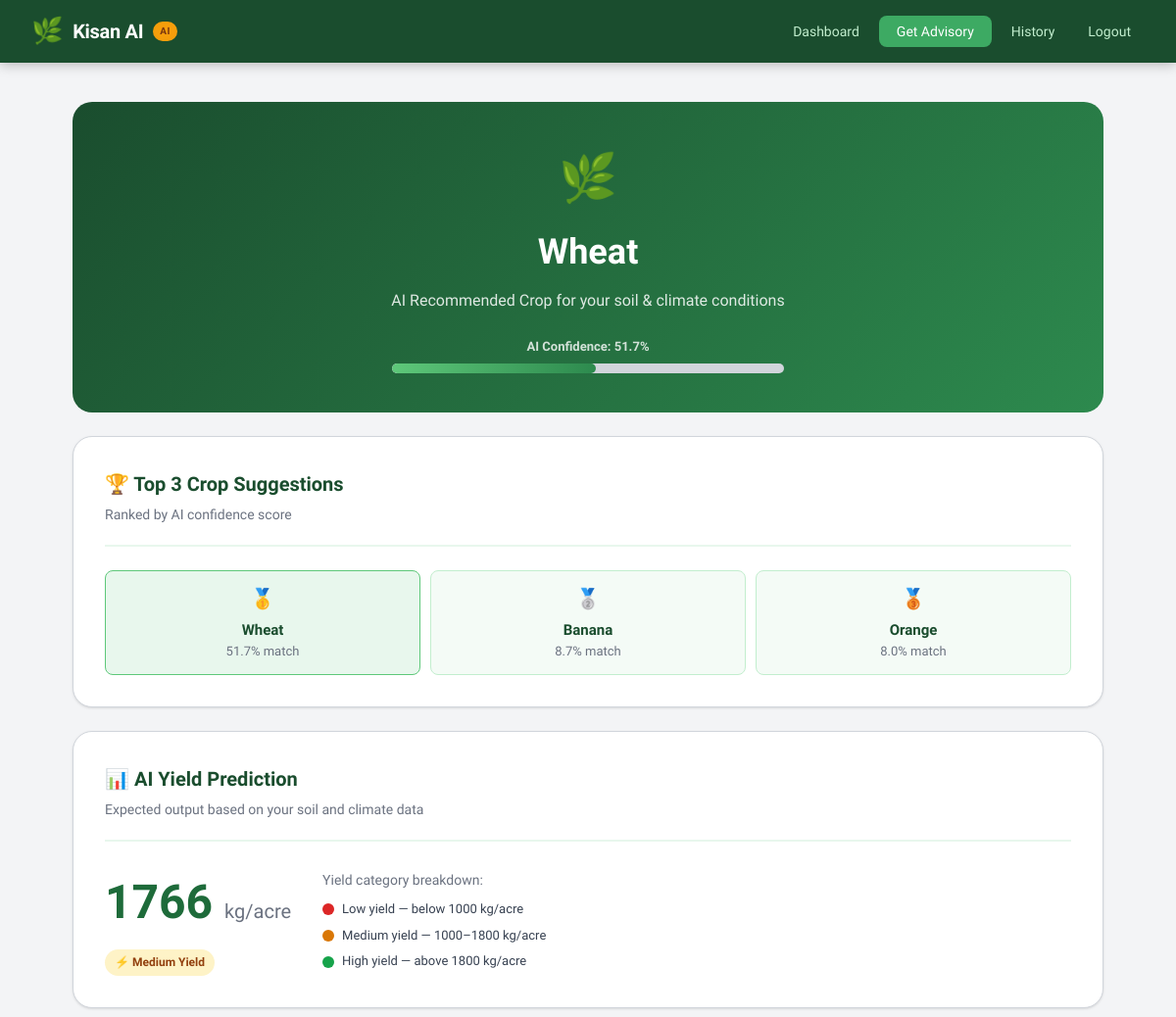
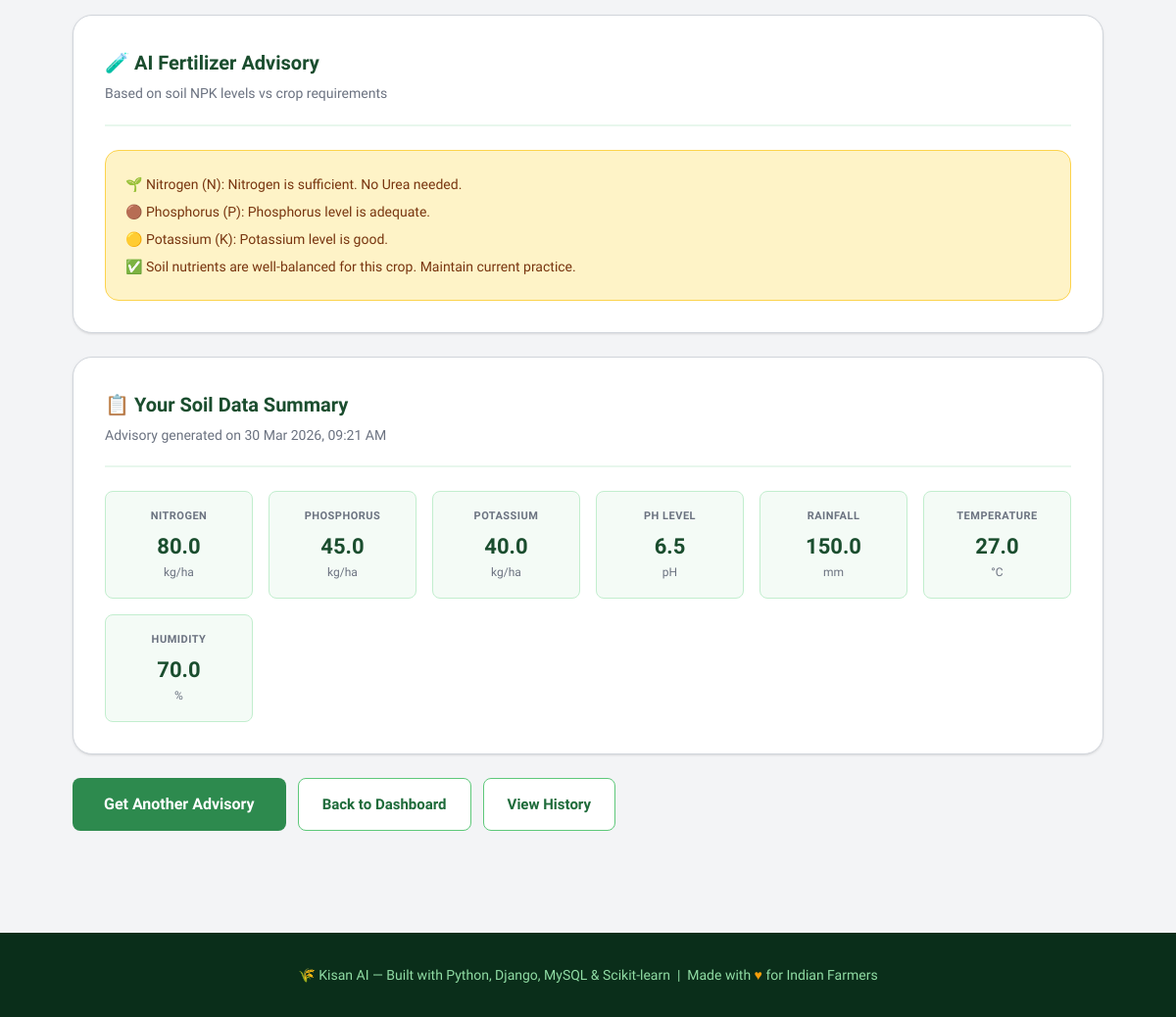
Page /result/1/ (signed in) on the committed database (2 pictures, top to bottom).
### core/models.py (models this page shows, shortened)
class CropAdvisory(models.Model):
    SEASON_CHOICES = [
        ('kharif', 'Kharif (June-Nov)'),
        ('rabi', 'Rabi (Nov-April)'),
        ('zaid', 'Zaid (March-June)'),
    ]
    farmer = models.ForeignKey(User, on_delete=models.CASCADE, related_name='advisories')
    nitrogen = models.FloatField(help_text='N content in soil (kg/ha)')
    phosphorus = models.FloatField(help_text='P content in soil (kg/ha)')
    potassium = models.FloatField(help_text='K content in soil (kg/ha)')
    ph_value = models.FloatField(help_text='Soil pH (0-14)')
    rainfall = models.FloatField(help_text='Average rainfall in mm')
    temperature = models.FloatField(help_text='Average temperature in Celsius')
    humidity = models.FloatField(help_text='Humidity percentage')
    season = models.CharField(max_length=20, choices=SEASON_CHOICES, default='kharif')
    recommended_crop = models.CharField(max_length=100)
    confidence_score = models.FloatField(default=0.0)
    top_3_crops = models.JSONField(default=list)
    predicted_yield = models.FloatField(null=True, blank=True, help_text='Predicted yield in kg/acre')
    yield_category = models.CharField(max_length=20, default='medium')  # low/medium/high
    fertilizer_suggestion = models.TextField(blank=True)
    created_at = models.DateTimeField(auto_now_add=True)
    notes = models.TextField(blank=True)
    class Meta:
        ordering = ['-created_at']

### core/views.py (the view)
# urls.py: path('result/<int:pk>/', views.result_view, name='result'),
@login_required
def result_view(request, pk):
    advisory = get_object_or_404(CropAdvisory, pk=pk, farmer=request.user)
    return render(request, 'core/result.html', {'advisory': advisory})

### templates/core/result.html (shortened to what this page needs)
{% extends 'core/base.html' %}
{% block content %}
<div class="result-hero">
  <div class="crop-icon">
    {% with advisory.recommended_crop as c %}
      {% if c == 'rice' %}🌾{% elif c == 'maize' %}🌽{% elif c == 'wheat' %}🌿{% elif c == 'cotton' %}🌸
      {% elif c == 'banana' %}🍌{% elif c == 'mango' %}🥭{% elif c == 'grapes' %}🍇{% elif c == 'watermelon' %}🍉
      {% elif c == 'coconut' %}🥥{% elif c == 'papaya' %}🍑{% elif c == 'orange' %}🍊{% elif c == 'pomegranate' %}❤️
      {% else %}🌱{% endif %}
    {% endwith %}
  </div>
  <h1 style="text-transform:capitalize;">{{ advisory.recommended_crop }}</h1>
  <p>AI Recommended Crop for your soil &amp; climate conditions</p>
  <div class="confidence-bar-wrap" style="max-width:400px;margin:1.5rem auto 0;">
    <div class="confidence-label" style="color:rgba(255,255,255,.8);">AI Confidence: {{ advisory.confidence_score|floatformat:1 }}%</div>
    <div class="confidence-bar">
      <div class="confidence-fill" style="width:{{ advisory.confidence_score|floatformat:0 }}%;"></div>
    </div>
  </div>
</div>
<div class="card" style="margin-bottom:1.5rem;">
  <div class="card-header">
    <div class="card-title">🏆 Top 3 Crop Suggestions</div>
    <div class="card-subtitle">Ranked by AI confidence score</div>
  </div>
  <div class="top3-grid">
    {% for item in advisory.top_3_crops %}
    <div class="top3-card {% if forloop.first %}rank1{% endif %}">
      {% if forloop.first %}<div style="font-size:20px;margin-bottom:4px;">🥇</div>
      {% elif forloop.counter == 2 %}<div style="font-size:20px;margin-bottom:4px;">🥈</div>
      {% else %}<div style="font-size:20px;margin-bottom:4px;">🥉</div>{% endif %}
      <div class="top3-name">{{ item.crop }}</div>
      <div class="top3-score">{{ item.score }}% match</div>
    </div>
    {% endfor %}
  </div>
</div>
<div class="card" style="margin-bottom:1.5rem;">
  <div class="card-header">
    <div class="card-title">📊 AI Yield Prediction</div>
    <div class="card-subtitle">Expected output based on your soil and climate data</div>
  </div>
  <div style="display:flex;align-items:center;gap:2rem;flex-wrap:wrap;">
    <div>
      <div style="font-size:48px;font-weight:700;color:var(--green-700);">
        {{ advisory.predicted_yield|floatformat:0 }}
        <span style="font-size:20px;font-weight:400;color:var(--gray-500);">kg/acre</span>
      </div>
      <div style="margin-top:8px;">
        <span class="badge badge-{{ advisory.yield_category }}">
          {% if advisory.yield_category == 'high' %}✅ High Yield
          {% elif advisory.yield_category == 'medium' %}⚡ Medium Yield
          {% else %}⚠️ Low Yield{% endif %}
        </span>
      </div>
    </div>
    <div style="flex:1;min-width:200px;">
      <div style="font-size:14px;color:var(--gray-500);margin-bottom:8px;">Yield category breakdown:</div>
      <div style="display:flex;flex-direction:column;gap:6px;">
        <div style="display:flex;align-items:center;gap:8px;">
          <div style="width:12px;height:12px;border-radius:50%;background:#dc2626;"></div>
          <span style="font-size:13px;color:var(--gray-700);">Low yield — below 1000 kg/acre</span>
        </div>
        <div style="display:flex;align-items:center;gap:8px;">
          <div style="width:12px;height:12px;border-radius:50%;background:#d97706;"></div>
          <span style="font-size:13px;color:var(--gray-700);">Medium yield — 1000–1800 kg/acre</span>
        </div>
        <div style="display:flex;align-items:center;gap:8px;">
          <div style="width:12px;height:12px;border-radius:50%;background:#16a34a;"></div>
          <span style="font-size:13px;color:var(--gray-700);">High yield — above 1800 kg/acre</span>
        </div>
      </div>
    </div>
  </div>
</div>
<div class="card" style="margin-bottom:1.5rem;">
  <div class="card-header">
    <div class="card-title">🧪 AI Fertilizer Advisory</div>
    <div class="card-subtitle">Based on soil NPK levels vs crop requirements</div>
  </div>
  <div class="fertilizer-box">{{ advisory.fertilizer_suggestion }}</div>
</div>
<div class="card" style="margin-bottom:1.5rem;">
  <div class="card-header">
    <div class="card-title">📋 Your Soil Data Summary</div>
    <div class="card-subtitle">Advisory generated on {{ advisory.created_at|date:"d M Y, h:i A" }}</div>
  </div>
  <div style="display:grid;grid-template-columns:repeat(auto-fit,minmax(140px,1fr));gap:1rem;">
    {% for label, val, unit in soil_data %}
    <div style="text-align:center;padding:1rem;background:var(--green-50);border-radius:var(--radius-sm);border:1px solid var(--green-200);">
      <div style="font-size:11px;font-weight:600;color:var(--gray-500);text-transform:uppercase;letter-spacing:.5px;">{{ label }}</div>
      <div style="font-size:22px;font-weight:700;color:var(--green-800);margin-top:4px;">{{ val }}</div>
      <div style="font-size:12px;color:var(--gray-500);">{{ unit }}</div>
    </div>
    {% empty %}
    <div style="text-align:center;padding:1rem;background:var(--green-50);border-radius:var(--radius-sm);border:1px solid var(--green-200);">
      <div style="font-size:11px;font-weight:600;color:var(--gray-500);text-transform:uppercase;letter-spacing:.5px;">Nitrogen</div>
      <div style="font-size:22px;font-weight:700;color:var(--green-800);margin-top:4px;">{{ advisory.nitrogen }}</div>
      <div style="font-size:12px;color:var(--gray-500);">kg/ha</div>
    </div>
    <div style="text-align:center;padding:1rem;background:var(--green-50);border-radius:var(--radius-sm);border:1px solid var(--green-200);">
      <div style="font-size:11px;font-weight:600;color:var(--gray-500);text-transform:uppercase;letter-spacing:.5px;">Phosphorus</div>
      <div style="font-size:22px;font-weight:700;color:var(--green-800);margin-top:4px;">{{ advisory.phosphorus }}</div>
      <div style="font-size:12px;color:var(--gray-500);">kg/ha</div>
    </div>
    <div style="text-align:center;padding:1rem;background:var(--green-50);border-radius:var(--radius-sm);border:1px solid var(--green-200);">
      <div style="font-size:11px;font-weight:600;color:var(--gray-500);text-transform:uppercase;letter-spacing:.5px;">Potassium</div>
      <div style="font-size:22px;font-weight:700;color:var(--green-800);margin-top:4px;">{{ advisory.potassium }}</div>
      <div style="font-size:12px;color:var(--gray-500);">kg/ha</div>
    </div>
    <div style="text-align:center;padding:1rem;background:var(--green-50);border-radius:var(--radius-sm);border:1px solid var(--green-200);">
      <div style="font-size:11px;font-weight:600;color:var(--gray-500);text-transform:uppercase;letter-spacing:.5px;">pH Level</div>
      <div style="font-size:22px;font-weight:700;color:var(--green-800);margin-top:4px;">{{ advisory.ph_value }}</div>
      <div style="font-size:12px;color:var(--gray-500);">pH</div>
    </div>
    <div style="text-align:center;padding:1rem;background:var(--green-50);border-radius:var(--radius-sm);border:1px solid var(--green-200);">
      <div style="font-size:11px;font-weight:600;color:var(--gray-500);text-transform:uppercase;letter-spacing:.5px;">Rainfall</div>
      <div style="font-size:22px;font-weight:700;color:var(--green-800);margin-top:4px;">{{ advisory.rainfall }}</div>
      <div style="font-size:12px;color:var(--gray-500);">mm</div>
    </div>
    <div style="text-align:center;padding:1rem;background:var(--green-50);border-radius:var(--radius-sm);border:1px solid var(--green-200);">
      <div style="font-size:11px;font-weight:600;color:var(--gray-500);text-transform:uppercase;letter-spacing:.5px;">Temperature</div>
      <div style="font-size:22px;font-weight:700;color:var(--green-800);margin-top:4px;">{{ advisory.temperature }}</div>
      <div style="font-size:12px;color:var(--gray-500);">°C</div>
    </div>
    <div style="text-align:center;padding:1rem;background:var(--green-50);border-radius:var(--radius-sm);border:1px solid var(--green-200);">
      <div style="font-size:11px;font-weight:600;color:var(--gray-500);text-transform:uppercase;letter-spacing:.5px;">Humidity</div>
      <div style="font-size:22px;font-weight:700;color:var(--green-800);margin-top:4px;">{{ advisory.humidity }}</div>
      <div style="font-size:12px;color:var(--gray-500);">%</div>
    </div>
    {% endfor %}
  </div>
</div>
<div style="display:flex;gap:12px;flex-wrap:wrap;">
  <a href="{% url 'get_advisory' %}" class="btn btn-primary btn-lg">Get Another Advisory</a>
  <a href="{% url 'dashboard' %}" class="btn btn-outline">Back to Dashboard</a>
  <a href="{% url 'history' %}" class="btn btn-outline">View History</a>
</div>
{% endblock %}

### templates/core/base.html (style rules this page uses)
:root { --green-900: #0a2e1a; --green-800: #1a4d2e; --green-700: #1e6b3a; --green-600: #2d8a4e; --green-500: #3daa63; --green-400: #5ec87a; --green-300: #90dca4; --green-200: #c2eece; --green-100: #e8f7ed; --green-50: #f4fbf6; --amber-500: #d97706; --amber-400: #f59e0b; --amber-100: #fef3c7; --brown-700: #78350f; --soil: #8b5e3c; --sky: #0ea5e9; --white: #ffffff; --gray-900: #111827; --gray-700: #374151; --gray-500: #6b7280; --gray-300: #d1d5db; --gray-100: #f3f4f6; --radius-sm: 8px; --radius-md: 14px; --radius-lg: 20px; --shadow-sm: 0 1px 3px rgba(0,0,0,.08), 0 1px 2px rgba(0,0,0,.04); --shadow-md: 0 4px 16px rgba(0,0,0,.10), 0 2px 6px rgba(0,0,0,.06); --shadow-lg: 0 10px 40px rgba(0,0,0,.12); }
*, *::before, *::after { box-sizing: border-box; margin: 0; padding: 0; }
body { font-family: 'Sora', sans-serif; background: var(--gray-100); color: var(--gray-900); min-height: 100vh; line-height: 1.6; }
.card { background: white; border-radius: var(--radius-lg); padding: 2rem; box-shadow: var(--shadow-sm); border: 1px solid var(--gray-300); }
.card-header { margin-bottom: 1.5rem; padding-bottom: 1.25rem; border-bottom: 2px solid var(--green-100); }
.card-title { font-size: 20px; font-weight: 600; color: var(--green-800); }
.card-subtitle { font-size: 14px; color: var(--gray-500); margin-top: 4px; }
.btn { display: inline-flex; align-items: center; gap: 8px; padding: 12px 24px; border-radius: var(--radius-sm); font-size: 15px; font-weight: 600; font-family: 'Sora', sans-serif; cursor: pointer; border: none; transition: all .18s; text-decoration: none; }
.btn-primary { background: var(--green-600); color: white; }
.btn-outline { background: white; color: var(--green-700); border: 1.5px solid var(--green-400); }
.btn-lg { padding: 14px 32px; font-size: 16px; }
.badge { display: inline-flex; align-items: center; gap: 4px; padding: 4px 10px; border-radius: 20px; font-size: 12px; font-weight: 600; }
.badge-medium { background: var(--amber-100); color: #92400e; }
.crop-icon { font-size: 48px; }
.result-hero { text-align: center; padding: 2.5rem 1rem; background: linear-gradient(135deg, var(--green-800) 0%, var(--green-600) 100%); color: white; border-radius: var(--radius-lg); margin-bottom: 1.5rem; }
.result-hero h1 { font-size: 36px; font-weight: 700; margin-top: 8px; }
.result-hero p { opacity: .85; font-size: 16px; margin-top: 8px; }
.confidence-bar-wrap { margin-top: 1rem; }
.confidence-label { font-size: 13px; font-weight: 600; color: var(--green-800); margin-bottom: 6px; }
.confidence-bar { height: 10px; background: var(--gray-300); border-radius: 10px; overflow: hidden; }
.confidence-fill { height: 100%; background: linear-gradient(90deg, var(--green-400), var(--green-600)); border-radius: 10px; transition: width 1s ease; }
.top3-grid { display: grid; grid-template-columns: repeat(3, 1fr); gap: 10px; margin-top: 1rem; }
.top3-card { background: var(--green-50); border: 1.5px solid var(--green-200); border-radius: var(--radius-sm); padding: 12px; text-align: center; }
.top3-card.rank1 { background: var(--green-100); border-color: var(--green-400); }
.top3-name { font-size: 15px; font-weight: 600; color: var(--green-800); text-transform: capitalize; }
.top3-score { font-size: 13px; color: var(--gray-500); }
.fertilizer-box { background: var(--amber-100); border: 1.5px solid #fcd34d; border-radius: var(--radius-md); padding: 1.25rem; white-space: pre-line; line-height: 2; font-size: 14px; color: var(--brown-700); }

### rows in the picture
CropAdvisory: recommended_crop "Wheat", confidence_score "51.7", crop "Wheat", score "51.7", predicted_yield "1766", fertilizer_suggestion "🌱 Nitrogen (N): Nitrogen is sufficient. No Urea needed. 🟤 Phosphorus (P): Phosphorus level is adequate. 🟡 Potassium (K): Potassium level is good. ✅ Soil nutrients are well-balanced for this crop. Maintain current practice.", created_at "30 Mar 2026, 09:21 AM", nitrogen "80.0", phosphorus "45.0", potassium "40.0", ph_value "6.5", rainfall "150.0", temperature "27.0", humidity "70.0"

### other values in the picture
{{ item.crop }} "Banana" "Orange"
{{ item.score }} "8.7" "8.0"
